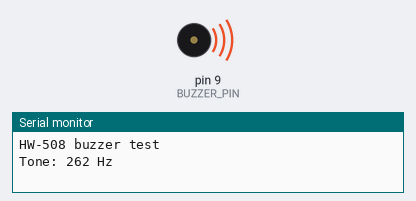
The sketch below on a simulated Arduino Uno, built with avr-gcc and run on an emulated ATmega328P. On the bench: buzzer (waves = sounding), the last lines printed to the serial monitor.

Above: at 0.15 s.
At 7.0 s:
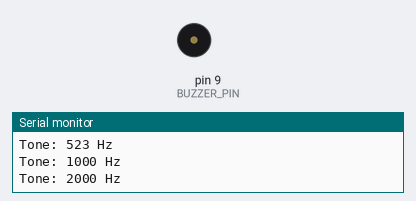
Timing chart, 0 to 9.0 s (numbered marks = the images above):
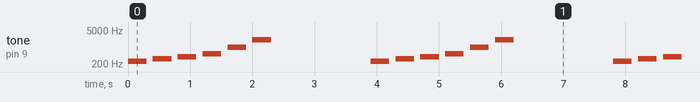

Measured:
- by itself, tone on pin 9 (BUZZER_PIN): repeats every 3.9 s: silent 0.10 s, 330 Hz 0.30 s, silent 0.10 s, 392 Hz 0.30 s, silent 0.10 s, 523 Hz 0.30 s, silent 0.10 s, 1000 Hz 0.30 s, silent 0.10 s, 2000 Hz 0.30 s, silent 1.6 s, 262 Hz 0.30 s

The sketch:

Buzzer_HW508.ino
```cpp
// ELT295 Lab - HW-508 passive buzzer module on Arduino Uno
// A PASSIVE buzzer has no built-in oscillator: it only sounds when driven with a
// square wave, so use tone(). Plain digitalWrite(HIGH) gives just a click.
//
// Wiring (verify against the silkscreen on your board):
//   Module S (signal) -> Uno D9
//   Module middle pin -> not connected (leave unwired)
//   Module -  (GND)   -> Uno GND
//   The signal pin powers the buzzer; there is no VCC pin on this module.
//   2 kHz is near its resonant frequency (loudest).

const int BUZZER_PIN = 9;

void setup() {
  Serial.begin(9600);
  Serial.println("HW-508 buzzer test");
}

void loop() {
  // Beep at a few frequencies (Hz)
  const int freqs[] = {262, 330, 392, 523, 1000, 2000};  // C4, E4, G4, C5, 1k, 2k
  for (int i = 0; i < 6; i++) {
    Serial.print("Tone: ");
    Serial.print(freqs[i]);
    Serial.println(" Hz");
    tone(BUZZER_PIN, freqs[i], 300);  // 300 ms
    delay(400);
  }
  noTone(BUZZER_PIN);
  delay(1500);
}
```
